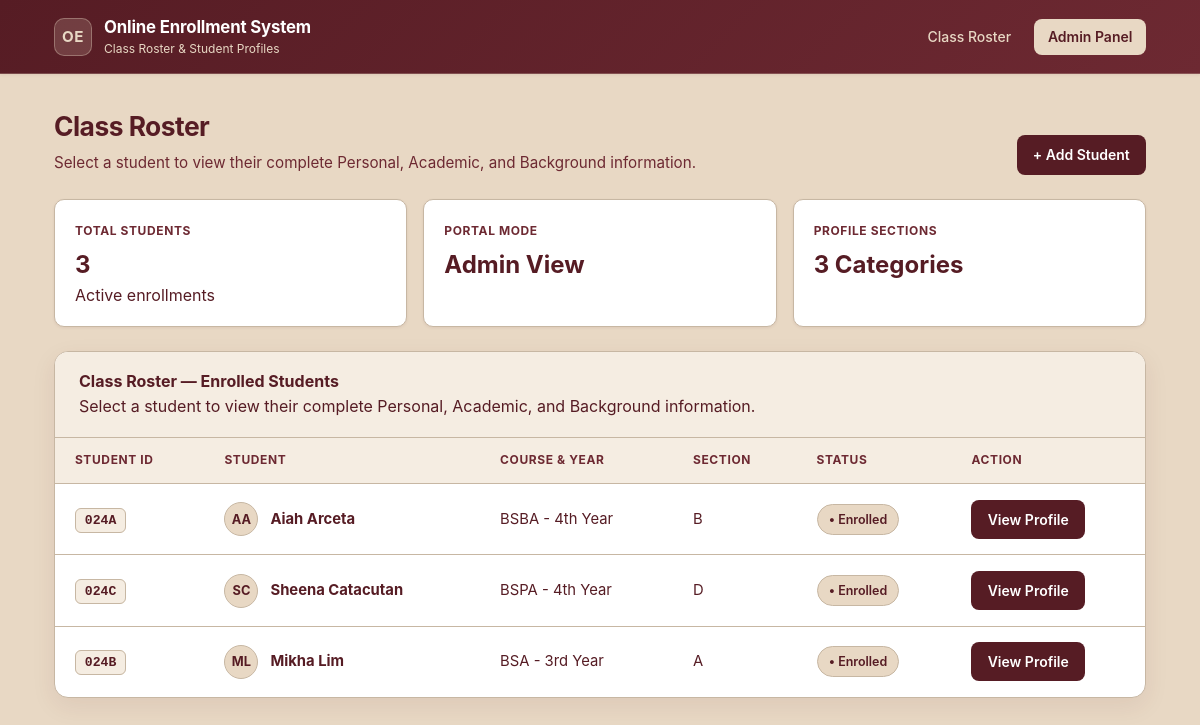
The page / on the database its author committed.
### enrollment/models.py (models this page shows, shortened)
class Student(models.Model):
    YEAR_LEVEL_CHOICES = [
        ('1st Year', '1st Year'),
        ('2nd Year', '2nd Year'),
        ('3rd Year', '3rd Year'),
        ('4th Year', '4th Year'),
    ]
    STATUS_CHOICES = [
        ('Enrolled', 'Enrolled'),
        ('Pending', 'Pending'),
        ('Dropped', 'Dropped'),
    ]
    student_id = models.CharField(max_length=20, unique=True)
    first_name = models.CharField(max_length=100)
    last_name = models.CharField(max_length=100)
    date_of_birth = models.DateField()
    gender = models.CharField(max_length=20)
    email = models.EmailField(unique=True)
    phone_number = models.CharField(max_length=20)
    address = models.TextField()
    course = models.CharField(max_length=100)
    year_level = models.CharField(max_length=20, choices=YEAR_LEVEL_CHOICES)
    section = models.CharField(max_length=50)
    enrollment_status = models.CharField(max_length=20, choices=STATUS_CHOICES, default='Enrolled')
    date_enrolled = models.DateField(auto_now_add=True)
    previous_school = models.CharField(max_length=150)
    guardian_name = models.CharField(max_length=150)
    guardian_contact = models.CharField(max_length=20)
    medical_notes = models.TextField(blank=True, default="None")

### enrollment/views.py (the view)
# urls.py: path('', views.student_list, name='student_list'),
def student_list(request):
    students = Student.objects.all().order_by('last_name')
    return render(request, 'enrollment/student_list.html', {'students': students})

### enrollment/templates/enrollment/student_list.html (shortened to what this page needs)
{% extends 'enrollment/base.html' %}
{% block content %}
<div class="page-header">
    <div>
        <h1>Class Roster</h1>
        <p>Select a student to view their complete Personal, Academic, and Background information.</p>
    </div>
    <a href="/admin/enrollment/student/add/" class="btn btn-primary">+ Add Student</a>
</div>
<div class="stats-grid">
    <div class="stat-card">
        <span class="stat-label">Total Students</span>
        <div class="stat-value">{{ students|length }}</div>
        <p class="stat-sub">Active enrollments</p>
    </div>
    <div class="stat-card">
        <span class="stat-label">Portal Mode</span>
        <div class="stat-value">Admin View</div>
    </div>
    <div class="stat-card">
        <span class="stat-label">Profile Sections</span>
        <div class="stat-value">3 Categories</div>
    </div>
</div>
<div class="card">
    <div class="card-header">
        <div>
            <h2>Class Roster — Enrolled Students</h2>
            <p class="card-sub">Select a student to view their complete Personal, Academic, and Background information.</p>
        </div>
    </div>
    {% if students %}
    <div class="table-responsive">
        <table class="roster-table">
            <thead>
                <tr>
                    <th>Student ID</th>
                    <th>Student</th>
                    <th>Course &amp; Year</th>
                    <th>Section</th>
                    <th>Status</th>
                    <th>Action</th>
                </tr>
            </thead>
            <tbody>
                {% for student in students %}
                <tr>
                    <td><span class="id-pill">{{ student.student_id }}</span></td>
                    <td>
                        <div class="student-cell">
                            <span class="avatar-sm">
                                {{ student.first_name|slice:":1" }}{{ student.last_name|slice:":1" }}
                            </span>
                            <strong>{{ student.first_name }} {{ student.last_name }}</strong>
                        </div>
                    </td>
                    <td>{{ student.course }} - {{ student.year_level }}</td>
                    <td><span class="section-pill">{{ student.section }}</span></td>
                    <td>
                        <span class="status-pill status-{{ student.enrollment_status|lower }}">
                            &bull; {{ student.enrollment_status }}
                        </span>
                    </td>
                    <td>
                        <a href="{% url 'student_profile' student.pk %}" class="btn btn-primary">
                            View Profile
                        </a>
                    </td>
                </tr>
                {% endfor %}
            </tbody>
        </table>
    </div>
    {% else %}
    <div class="empty-state">
        <h3>No students in the roster yet</h3>
        <p>Add your first student record through the Django Admin panel to populate the class list.</p>
        <a href="/admin/enrollment/student/add/" class="btn btn-primary">Go to Add Student</a>
    </div>
    {% endif %}
</div>
{% endblock %}

### enrollment/templates/enrollment/base.html (shortened to what this page needs)
{% load static %}
<!DOCTYPE html>
<html lang="en">
<head>
    <link rel="stylesheet" href="{% static 'enrollment/style.css' %}">
</head>
<body>
    <header class="topbar">
        <div class="topbar-inner">
            <a href="{% url 'student_list' %}" class="brand">
                <span class="brand-badge">OE</span>
                <span>
                    <span class="brand-title">Online Enrollment System</span>
                    <span class="brand-sub">Class Roster &amp; Student Profiles</span>
                </span>
            </a>
            <nav class="nav-actions">
                <a href="{% url 'student_list' %}" class="nav-link">Class Roster</a>
                <a href="/admin/" class="nav-link nav-link-primary">Admin Panel</a>
            </nav>
        </div>
    </header>
    <main class="page-wrap">
        {% block content %}{% endblock %}
    </main>
</body>
</html>

### rows shown on the page
Student: student_id "024A", first_name "A", last_name "A", first_name "Aiah", last_name "Arceta", course "BSBA", year_level "4th Year", section "B", enrollment_status "Enrolled"
Student: student_id "024C", first_name "S", last_name "C", first_name "Sheena", last_name "Catacutan", course "BSPA", year_level "4th Year", section "D", enrollment_status "Enrolled"
Student: student_id "024B", first_name "M", last_name "L", first_name "Mikha", last_name "Lim", course "BSA", year_level "3rd Year", section "A", enrollment_status "Enrolled"

### other values the page prints
{{ students|length }} "3"
